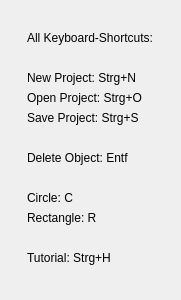
<?xml version="1.0" encoding="UTF-8"?>
<ui version="4.0">
 <class>HelpShortcuts</class>
 <widget class="QWidget" name="HelpShortcuts">
  <property name="geometry">
   <rect>
    <x>0</x>
    <y>0</y>
    <width>181</width>
    <height>300</height>
   </rect>
  </property>
  <property name="windowTitle">
   <string>Form</string>
  </property>
  <layout class="QHBoxLayout" name="horizontalLayout">
   <item>
    <layout class="QVBoxLayout" name="verticalLayout_3">
     <item>
      <widget class="QLabel" name="label">
       <property name="sizePolicy">
        <sizepolicy hsizetype="Maximum" vsizetype="Maximum">
         <horstretch>0</horstretch>
         <verstretch>0</verstretch>
        </sizepolicy>
       </property>
       <property name="text">
        <string>All Keyboard-Shortcuts:</string>
       </property>
      </widget>
     </item>
     <item>
      <layout class="QVBoxLayout" name="verticalLayout">
       <item>
        <widget class="QLabel" name="label_2">
         <property name="sizePolicy">
          <sizepolicy hsizetype="Maximum" vsizetype="Maximum">
           <horstretch>0</horstretch>
           <verstretch>0</verstretch>
          </sizepolicy>
         </property>
         <property name="text">
          <string>New Project: Strg+N</string>
         </property>
        </widget>
       </item>
       <item>
        <widget class="QLabel" name="label_3">
         <property name="sizePolicy">
          <sizepolicy hsizetype="Maximum" vsizetype="Maximum">
           <horstretch>0</horstretch>
           <verstretch>0</verstretch>
          </sizepolicy>
         </property>
         <property name="text">
          <string>Open Project: Strg+O</string>
         </property>
        </widget>
       </item>
       <item>
        <widget class="QLabel" name="label_4">
         <property name="sizePolicy">
          <sizepolicy hsizetype="Maximum" vsizetype="Maximum">
           <horstretch>0</horstretch>
           <verstretch>0</verstretch>
          </sizepolicy>
         </property>
         <property name="text">
          <string>Save Project: Strg+S</string>
         </property>
        </widget>
       </item>
      </layout>
     </item>
     <item>
      <widget class="QLabel" name="label_5">
       <property name="sizePolicy">
        <sizepolicy hsizetype="Maximum" vsizetype="Maximum">
         <horstretch>0</horstretch>
         <verstretch>0</verstretch>
        </sizepolicy>
       </property>
       <property name="text">
        <string>Delete Object: Entf</string>
       </property>
      </widget>
     </item>
     <item>
      <layout class="QVBoxLayout" name="verticalLayout_2">
       <item>
        <widget class="QLabel" name="label_6">
         <property name="sizePolicy">
          <sizepolicy hsizetype="Maximum" vsizetype="Maximum">
           <horstretch>0</horstretch>
           <verstretch>0</verstretch>
          </sizepolicy>
         </property>
         <property name="text">
          <string>Circle: C</string>
         </property>
        </widget>
       </item>
       <item>
        <widget class="QLabel" name="label_7">
         <property name="sizePolicy">
          <sizepolicy hsizetype="Maximum" vsizetype="Maximum">
           <horstretch>0</horstretch>
           <verstretch>0</verstretch>
          </sizepolicy>
         </property>
         <property name="text">
          <string>Rectangle: R</string>
         </property>
        </widget>
       </item>
      </layout>
     </item>
     <item>
      <widget class="QLabel" name="label_8">
       <property name="sizePolicy">
        <sizepolicy hsizetype="Maximum" vsizetype="Maximum">
         <horstretch>0</horstretch>
         <verstretch>0</verstretch>
        </sizepolicy>
       </property>
       <property name="text">
        <string>Tutorial: Strg+H</string>
       </property>
      </widget>
     </item>
    </layout>
   </item>
  </layout>
 </widget>
 <resources/>
 <connections/>
</ui>
